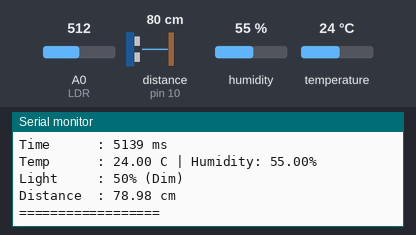
The sketch below on a simulated Arduino Uno, built with avr-gcc and run on an emulated ATmega328P. Shown: the last lines printed to the serial monitor. Wiring (inferred from the names in the program): ultrasonic range finder: trigger pin 9; echo pin 10. The test bench sets the inputs (shaded band); at power-on: A0 (LDR) = 512, distance to the obstacle (sensor on pin 10) 80 cm, humidity 55 %, temperature 24 °C. The echo pulse lasts 58.3 µs per cm.

Above: at 5.9 s.
6.0 s: A0 (LDR) set to 306
At 11.7 s:
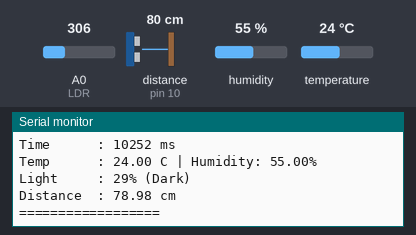
16.9 s: A0 (LDR) set to 992
At 21.9 s:
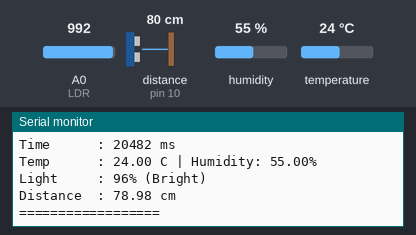
27.1 s: distance to the obstacle (sensor on pin 10) set to 2 cm
At 31.9 s:
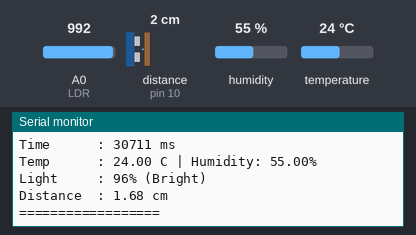
33.2 s: humidity set to 22 %
39.3 s: temperature set to 12 °C
At 41.7 s:
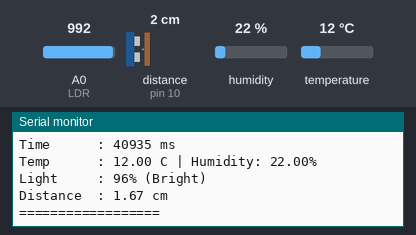
45.4 s: distance to the obstacle (sensor on pin 10) set to 9 cm
At 47.2 s:
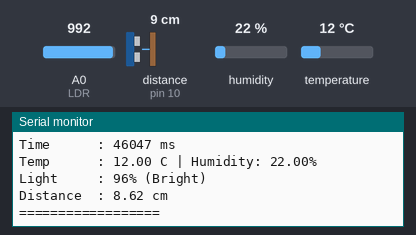
Timing chart, 0 to 48.7 s (numbered marks = the images above; inputs shaded):
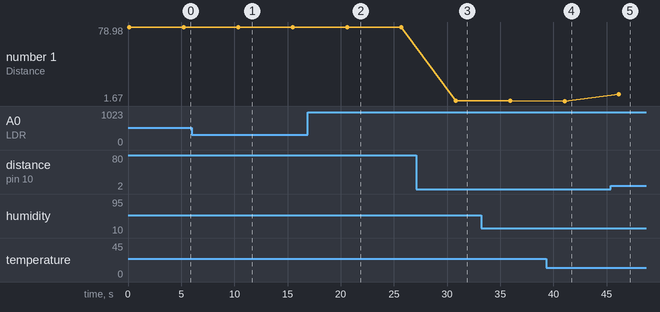

The sketch:

multi_sensor_logger.ino
```cpp
#include <DHT.h>

#define DHTPIN 2
#define DHTTYPE DHT11

#define LDR A0

#define TRIG 9
#define ECHO 10

DHT dht(DHTPIN,DHTTYPE);

void setup()
{
  Serial.begin(9600);

  dht.begin();

  pinMode(TRIG,OUTPUT);
  pinMode(ECHO,INPUT);
}

void loop()
{
  float temp=dht.readTemperature();
  float hum=dht.readHumidity();

  int lightRaw=analogRead(LDR);

  int lightPercent=map(lightRaw,0,1023,0,100);

  String status;

  if(lightPercent>70)
      status="Bright";

  else if(lightPercent>40)
      status="Dim";

  else
      status="Dark";

  digitalWrite(TRIG,LOW);
  delayMicroseconds(2);

  digitalWrite(TRIG,HIGH);
  delayMicroseconds(10);

  digitalWrite(TRIG,LOW);

  long duration=pulseIn(ECHO,HIGH);

  float distance=(duration*0.034)/2;

  Serial.println("=== SENSOR LOG ===");

  Serial.print("Time      : ");
  Serial.print(millis());
  Serial.println(" ms");

  Serial.print("Temp      : ");
  Serial.print(temp);
  Serial.print(" C | Humidity: ");
  Serial.print(hum);
  Serial.println("%");

  Serial.print("Light     : ");
  Serial.print(lightPercent);
  Serial.print("% (");
  Serial.print(status);
  Serial.println(")");

  Serial.print("Distance  : ");
  Serial.print(distance);
  Serial.println(" cm");

  Serial.println("==================");

  delay(5000);
}
```

Measured:
- after the input at 6.0 s, the serial monitor: prints a new line after 4.3 s (image 1)
- after the input at 16.9 s, the serial monitor: prints a new line after 3.7 s (image 2)
- after the input at 27.1 s, the serial monitor: prints a new line after 3.6 s (image 3)
- after the input at 39.3 s, the serial monitor: prints a new line after 1.7 s (image 4)
- after the input at 45.4 s, the serial monitor: prints a new line after 0.76 s (image 5)
- plotted number 1: 78.98 → 1.68 after the input at 27.1 s, 1.68 → 1.67 after the input at 39.3 s, 1.67 → 8.62 after the input at 45.4 s
